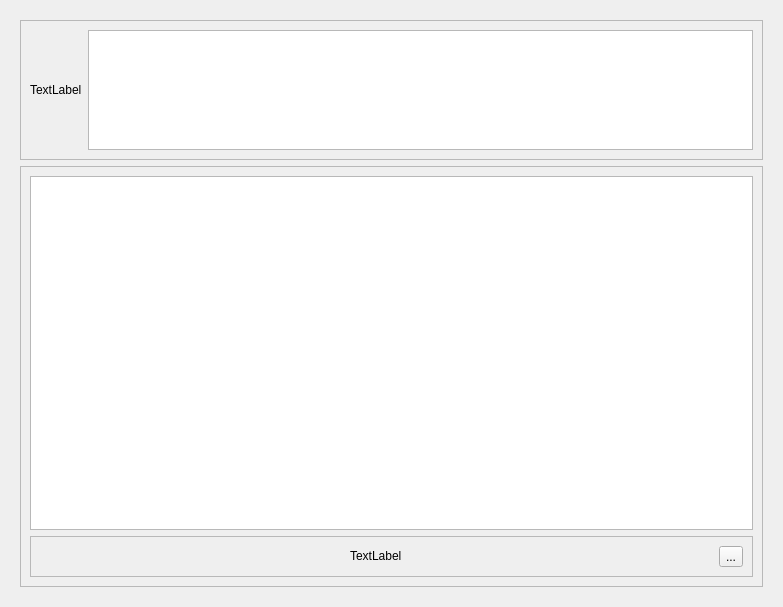
<?xml version="1.0" encoding="UTF-8"?>
<ui version="4.0">
 <class>Form</class>
 <widget class="QWidget" name="Form">
  <property name="geometry">
   <rect>
    <x>0</x>
    <y>0</y>
    <width>783</width>
    <height>607</height>
   </rect>
  </property>
  <property name="windowTitle">
   <string>Form</string>
  </property>
  <layout class="QHBoxLayout" name="horizontalLayout">
   <item>
    <widget class="QWidget" name="widget" native="true">
     <layout class="QVBoxLayout" name="verticalLayout_2" stretch="1,3">
      <item>
       <widget class="QFrame" name="frame">
        <property name="frameShape">
         <enum>QFrame::StyledPanel</enum>
        </property>
        <property name="frameShadow">
         <enum>QFrame::Raised</enum>
        </property>
        <layout class="QHBoxLayout" name="horizontalLayout_2">
         <item>
          <widget class="QLabel" name="label">
           <property name="text">
            <string>TextLabel</string>
           </property>
          </widget>
         </item>
         <item>
          <widget class="QTextEdit" name="textEdit"/>
         </item>
        </layout>
       </widget>
      </item>
      <item>
       <widget class="QFrame" name="frame_2">
        <property name="frameShape">
         <enum>QFrame::StyledPanel</enum>
        </property>
        <property name="frameShadow">
         <enum>QFrame::Raised</enum>
        </property>
        <layout class="QVBoxLayout" name="verticalLayout">
         <item>
          <widget class="QTableView" name="tableView"/>
         </item>
         <item>
          <widget class="QFrame" name="frame_3">
           <property name="frameShape">
            <enum>QFrame::StyledPanel</enum>
           </property>
           <property name="frameShadow">
            <enum>QFrame::Raised</enum>
           </property>
           <layout class="QHBoxLayout" name="horizontalLayout_3">
            <item alignment="Qt::AlignHCenter|Qt::AlignVCenter">
             <widget class="QLabel" name="label_2">
              <property name="text">
               <string>TextLabel</string>
              </property>
             </widget>
            </item>
            <item>
             <widget class="QToolButton" name="toolButton">
              <property name="text">
               <string>...</string>
              </property>
             </widget>
            </item>
           </layout>
          </widget>
         </item>
        </layout>
       </widget>
      </item>
     </layout>
    </widget>
   </item>
  </layout>
 </widget>
 <resources/>
 <connections/>
</ui>
